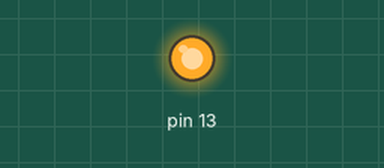
This sketch was run on a simulated Arduino Uno, built with avr-gcc and run on an emulated ATmega328P. Shown: output pins drawn as LEDs (lit = HIGH).

Above: at 8.4 s.
At 25.4 s:
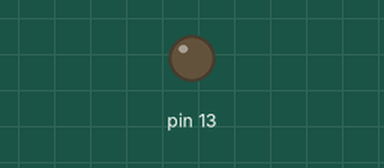
Timing chart, 0 to 44.1 s (numbered marks = the images above):
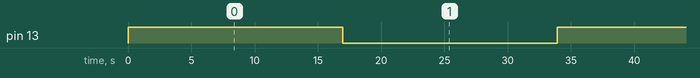

The sketch:

sketch_temp.ino
```cpp
// Código Gerado pelo Robôblocks

void setup() {
  pinMode(13, OUTPUT);
  pinMode(13, OUTPUT);
}

void loop() {
while (true) {
  digitalWrite(13, HIGH);
  delay((1000) * 1000);
  digitalWrite(13, LOW);
  delay((1000) * 1000);
}
}
```

Measured:
- by itself, pin 13: alternates HIGH for 17.0 s and LOW for 17.0 s
